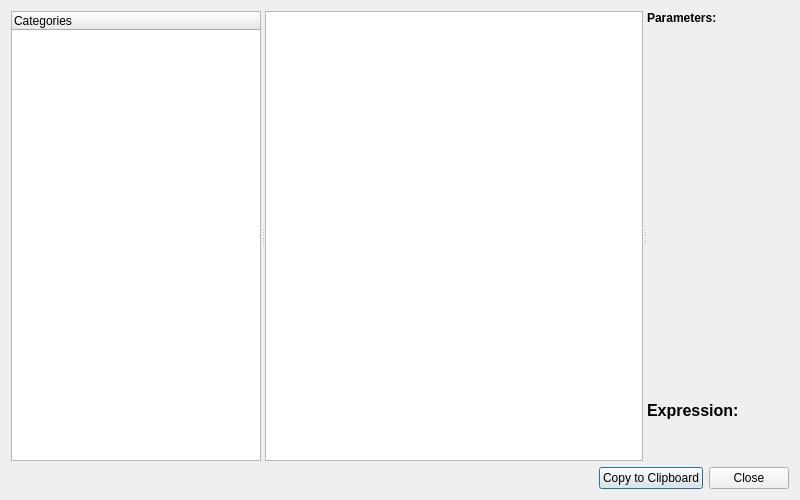
<?xml version="1.0" encoding="UTF-8"?>
<ui version="4.0">
 <class>DialogExpressionBuilder</class>
 <widget class="QDialog" name="DialogExpressionBuilder">
  <property name="geometry">
   <rect>
    <x>0</x>
    <y>0</y>
    <width>800</width>
    <height>500</height>
   </rect>
  </property>
  <property name="windowTitle">
   <string>Expression Builder</string>
  </property>
  <layout class="QVBoxLayout" name="verticalLayout">
   <item>
    <widget class="QSplitter" name="splitter">
     <property name="orientation">
      <enum>Qt::Horizontal</enum>
     </property>
     <widget class="QTreeWidget" name="treeCategories">
      <property name="minimumSize">
       <size>
        <width>150</width>
        <height>0</height>
       </size>
      </property>
      <property name="maximumSize">
       <size>
        <width>250</width>
        <height>16777215</height>
       </size>
      </property>
      <column>
       <property name="text">
        <string>Categories</string>
       </property>
      </column>
     </widget>
     <widget class="QListWidget" name="listExpressions">
      <property name="minimumSize">
       <size>
        <width>200</width>
        <height>0</height>
       </size>
      </property>
     </widget>
     <widget class="QWidget" name="rightPanel" native="true">
      <layout class="QVBoxLayout" name="verticalLayout_2">
       <item>
        <widget class="QLabel" name="labelParameters">
         <property name="text">
          <string>&lt;b&gt;Parameters:&lt;/b&gt;</string>
         </property>
        </widget>
       </item>
       <item>
        <widget class="QWidget" name="parameterWidget" native="true">
         <property name="sizePolicy">
          <sizepolicy hsizetype="Preferred" vsizetype="Expanding">
           <horstretch>0</horstretch>
           <verstretch>0</verstretch>
          </sizepolicy>
         </property>
        </widget>
       </item>
       <item>
        <widget class="QLabel" name="expressionPreview">
         <property name="minimumSize">
          <size>
           <width>0</width>
           <height>60</height>
          </size>
         </property>
         <property name="font">
          <font>
           <pointsize>12</pointsize>
          </font>
         </property>
         <property name="text">
          <string>&lt;b&gt;Expression:&lt;/b&gt; </string>
         </property>
         <property name="wordWrap">
          <bool>true</bool>
         </property>
         <property name="margin">
          <number>10</number>
         </property>
         <property name="alignment">
          <set>Qt::AlignLeading|Qt::AlignLeft|Qt::AlignTop</set>
         </property>
        </widget>
       </item>
      </layout>
     </widget>
    </widget>
   </item>
   <item>
    <layout class="QHBoxLayout" name="horizontalLayout">
     <item>
      <spacer name="horizontalSpacer">
       <property name="orientation">
        <enum>Qt::Horizontal</enum>
       </property>
       <property name="sizeHint" stdset="0">
        <size>
         <width>40</width>
         <height>20</height>
        </size>
       </property>
      </spacer>
     </item>
     <item>
      <widget class="QPushButton" name="btnCopyToClipboard">
       <property name="text">
        <string>Copy to Clipboard</string>
       </property>
      </widget>
     </item>
     <item>
      <widget class="QPushButton" name="btnClose">
       <property name="text">
        <string>Close</string>
       </property>
      </widget>
     </item>
    </layout>
   </item>
  </layout>
 </widget>
 <resources/>
 <connections/>
</ui>
